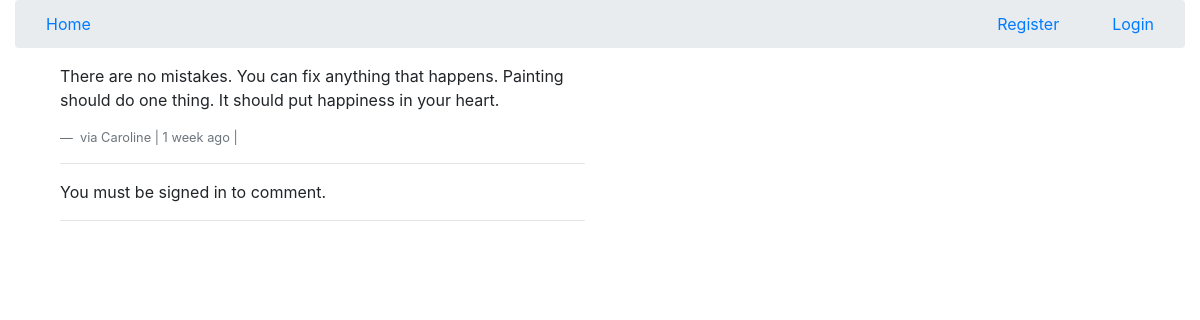
The app's page /comments/2/, older data.
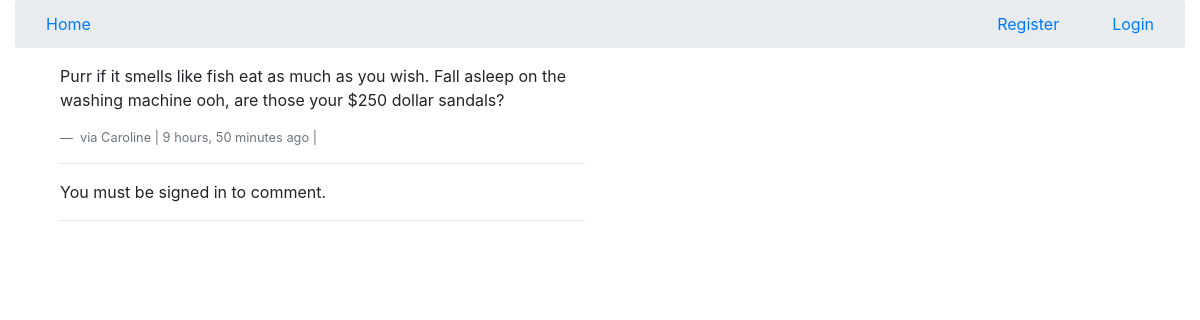
The same page, newer data.
### comments/models.py (models this page shows, shortened)
class Comment(models.Model):
	user		= models.ForeignKey(settings.AUTH_USER_MODEL, default=1)
	content_type = models.ForeignKey(ContentType, on_delete=models.CASCADE)
	object_id = models.PositiveIntegerField()
	content_object = GenericForeignKey('content_type', 'object_id')
	parent		= models.ForeignKey("self", null=True, blank=True)
	content		= models.TextField()
	timestamp 	= models.DateTimeField(auto_now_add=True)
	objects = CommentManager()
	class Meta:
		ordering = ["-timestamp"]
	def children(self):
		return Comment.objects.filter(parent=self)
	@property
	def is_parent(self):
		if self.parent is not None:
			return False
		return True

### comments/views.py (the view, shortened to what this page needs)
# urls.py: url(r'^(?P<id>\d+)/$', comment_thread, name="thread"),
def comment_thread(request, id):
	try:
		obj = Comment.objects.get(id=id)
	except:
		raise Http404
	if not obj.is_parent:
		obj = obj.parent #reset original var to parent obj
	content_object = obj.content_object #parent post
	content_id = obj.content_object.id
	initial_data = {
		"content_type": obj.content_type,
		"object_id": obj.object_id,
	}
	form = CommentForm(request.POST or None, initial=initial_data)
	context = {
		"comment": obj,
		"form": form,
	}
	return render(request, "comment_thread.html", context)

### templates/comment_thread.html (shortened to what this page needs)
{% extends "base.html" %}
{% load urlify %}
{% load crispy_forms_tags %}
{% block content %}
<div class="col-sm-6 col-sm-offset-3">
		<p>{{ comment.content }}</p>
		<footer class="blockquote-footer"> via {{ comment.user }} | {{ comment.timestamp | timesince }} ago |
		</footer>
		<hr>
		<div>
			{% if request.user.is_authenticated %}
				<form method="POST" action="."> {% csrf_token %} {{ form | crispy }}
					<input type="hidden" name="parent_id" value="{{ comment.id }}">
					<input type="submit" value="Reply" class="btn btn-default">
				</form>
			{% else %}
			<p>You must be signed in to comment.</p>
			{% endif %}
			<hr>
		</div>
</div>
{% endblock content %}

Row changes from the older to the newer data that the page shows:
changed Comment "Caroline": content "There are no mistakes. You can fix anything that happens. Painting should do one thing. It should put happiness in your heart." → "Purr if it smells like fish eat as much as you wish. Fall asleep on the washing machine ooh, are those your $250 dollar sandals?"; timestamp "1 week" → "9 hours, 50 minutes"
